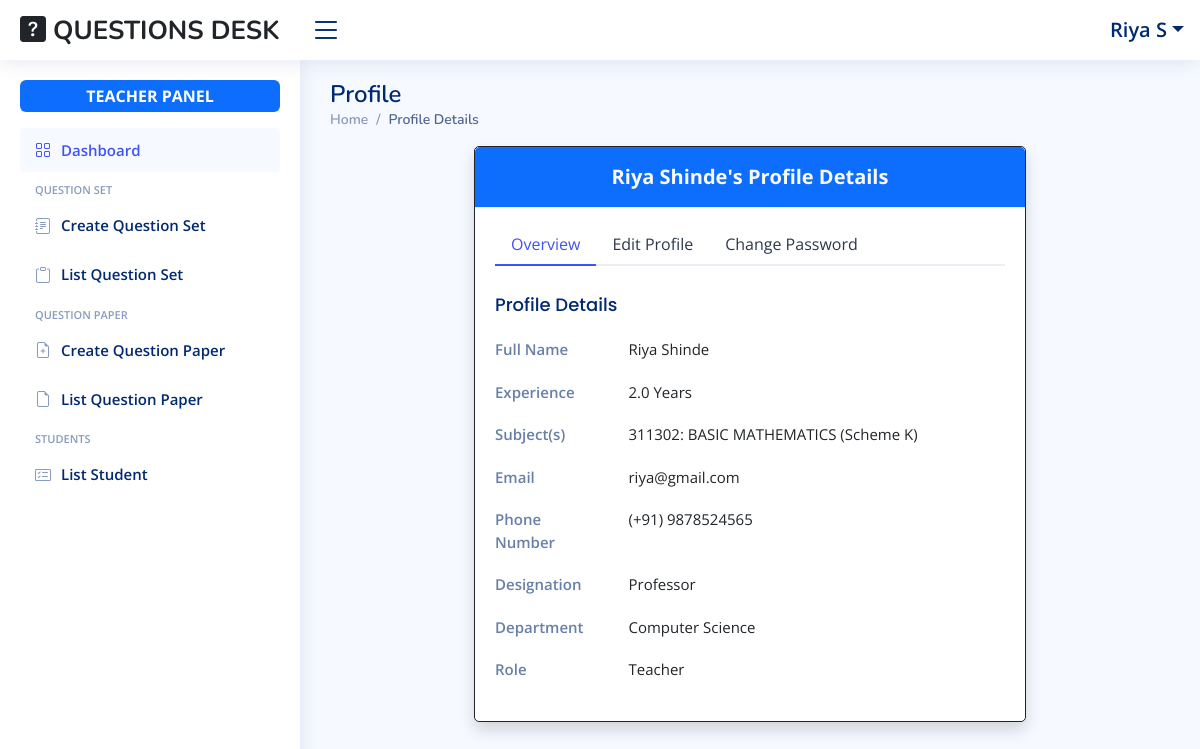
/teacher/profile/ (signed in), run on the app's committed database.
### Users/models.py (models this page shows, shortened)
class User(AbstractBaseUser):
    id = models.BigAutoField(primary_key=True)
    first_name = models.CharField(max_length=100, null=False, blank=False)
    last_name = models.CharField(max_length=100, null=False, blank=False)
    institute = models.CharField(max_length=255, null=False, blank=False, default="S.S.V.P's B.S.Deore Polytechnic, Dhule")
    email = models.EmailField(unique=True, null=False, blank=False)
    username = models.CharField(unique=True, max_length=100, null=False, blank=False)
    password = models.CharField(max_length=100, null=False, blank=False)
    role = models.CharField(max_length=10, null=False, blank=False)
    joined_date = models.DateField(auto_now_add=True)
    USERNAME_FIELD = 'username'
    REQUIRED_FIELDS = ['first_name', 'last_name', 'email']
    objects = UserManager()
    def __str__(self):
        return f'{self.first_name} {self.last_name}'
    class Meta:
        db_table = 'Users'

class Profile(models.Model):
    id = models.BigAutoField(primary_key=True)
    user = models.OneToOneField(User, related_name='profile', on_delete=models.CASCADE)
    phone_number = models.CharField(max_length=10, null=False, blank=False ,validators=[RegexValidator(regex=r'^\d{10}$')])
    designation = models.CharField(max_length=100, null=False, blank=False)
    department = models.CharField(max_length=100, null=False, blank=False)
    experience = models.DecimalField(max_digits=3, decimal_places=1, null=True, blank=True)
    subjects = models.ManyToManyField(Subject, related_name='profiles', blank=True)
    class Meta:
        db_table = 'Profiles'

class Subject(models.Model):
    id = models.BigAutoField(primary_key=True)
    code = models.CharField(max_length=100, unique=True, null=False, blank=False)
    name = models.CharField(max_length=255, null=False, blank=False)
    semester = models.CharField(max_length=100, null=False, blank=False)
    department =models.CharField(max_length=100, null=False, blank=False)
    scheme = models.CharField(max_length=10, null=False, blank=False)
    def __str__(self):
        return f'{self.code}: {self.name}  (Scheme {self.scheme})'
    class Meta:
        db_table = 'Subjects'

### Users/views.py (the view)
# urls.py: path('teacher/profile/', teacher_profile_view, name='teacher-profile-view'),
def teacher_profile_view(request):
    return render(request, 'members/teacher/profile.html')

### Users/templates/members/teacher/profile.html (shortened to what this page needs)
{% extends "members/teacher/base_site.html" %}
{% block main %}
    <main id="main" class="main">
        <div class="pagetitle">
            <h1>Profile</h1>
            <nav>
                <ol class="breadcrumb">
                    <li class="breadcrumb-item"><a href="{% url "teacher-index-view" %}">Home</a></li>
                    <li class="breadcrumb-item active">Profile Details</li>
                </ol>
            </nav>
        </div>
        <section class="section profile">
            <div class="row justify-content-center">
                <div class="col-xl-8">
                    <div class="card border border-dark shadow">
                        <div class="card-header text-center bg-primary text-light fw-bold fs-5">
                            {{request.user}}'s Profile Details
                        </div>
                        <div class="card-body pt-3">
                            <ul class="nav nav-tabs nav-tabs-bordered">
                                <li class="nav-item">
                                    <button class="nav-link active" data-bs-toggle="tab" data-bs-target="#profile-overview">Overview</button>
                                </li>
                                <li class="nav-item">
                                    <button class="nav-link" data-bs-toggle="tab" data-bs-target="#profile-edit">Edit Profile</button>
                                </li>
                                <li class="nav-item">
                                    <button class="nav-link" data-bs-toggle="tab" data-bs-target="#profile-change-password">Change Password</button>
                                </li>
                            </ul>
                            <div class="tab-content pt-2">
                                <div class="tab-pane fade show active profile-overview" id="profile-overview">
                                    <h5 class="card-title">Profile Details</h5>
                                    <div class="row">
                                        <div class="col-lg-3 col-md-4 label ">Full Name</div>
                                        <div class="col-lg-9 col-md-8">{{request.user.first_name}} {{request.user.last_name}}</div>
                                    </div>
                                    <div class="row">
										<div class="col-lg-3 col-md-4 label">Experience</div>
										<div class="col-lg-9 col-md-8">{{request.user.profile.experience}} Years</div>
									</div>
									<div class="row">
										<div class="col-lg-3 col-md-4 label">Subject(s)</div>
										<div class="col-lg-9 col-md-8">
											{% for subject in user.profile.subjects.all %}
												{{subject}} <br>
											{% endfor %}
										</div>
									</div>
                                    <div class="row">
                                        <div class="col-lg-3 col-md-4 label">Email</div>
                                        <div class="col-lg-9 col-md-8">{{request.user.email}}</div>
                                    </div>
                                    <div class="row">
                                        <div class="col-lg-3 col-md-4 label">Phone Number</div>
                                        <div class="col-lg-9 col-md-8">(+91) {{request.user.profile.phone_number}}</div>
                                    </div>
                                    <div class="row">
                                        <div class="col-lg-3 col-md-4 label">Designation</div>
                                        <div class="col-lg-9 col-md-8">{{request.user.profile.designation}}</div>
                                    </div>
                                    <div class="row">
                                        <div class="col-lg-3 col-md-4 label">Department</div>
                                        <div class="col-lg-9 col-md-8">{{request.user.profile.department}}</div>
                                    </div>
                                    <div class="row">
                                        <div class="col-lg-3 col-md-4 label">Role</div>
                                        <div class="col-lg-9 col-md-8">{{request.user.role}}</div>
                                    </div>
                                </div>
                            </div>
                        </div>
                    </div>
                </div>
            </div>
        </section>
    </main>
{% endblock main %}

### Users/templates/members/teacher/base_site.html (shortened to what this page needs)
{% extends "base.html" %}
{% load static %}
{% block content %}
    <header id="header" class="header fixed-top d-flex align-items-center">
        <div class="d-flex align-items-center justify-content-between">
            <a href="" class="logo">
                <span class="d-none d-lg-block text-dark">
                    <i class="bi bi-question-square-fill"></i>
                    QUESTIONS DESK
                </span>
            </a>
            <i class="bi bi-list toggle-sidebar-btn"></i>
        </div>
        <nav class="header-nav ms-auto">
            <ul class="d-flex align-items-center">
                <li class="nav-item dropdown pe-3">
                    <a class="nav-link nav-profile d-flex align-items-center pe-0" href="#" data-bs-toggle="dropdown">
                        <span class="d-none d-md-block dropdown-toggle ps-2 fs-5">{{request.user.first_name}} {{request.user.last_name.0}}</span>
                    </a>
                </li>
            </ul>
        </nav>
    </header>
    <aside id="sidebar" class="sidebar">
        <ul class="sidebar-nav" id="sidebar-nav">
            <li class="nav-item text-center mb-3">
                <span class="badge bg-primary w-100 fs-6 p-2">TEACHER PANEL</span>
            </li>
            <li class="nav-item">
                <a class="nav-link " href="{% url "teacher-index-view" %}">
                    <i class="bi bi-grid"></i>
                    <span>Dashboard</span>
                </a>
            </li>
            <li class="nav-heading">QUESTION SET</li>
            <li class="nav-item">
                <a class="nav-link collapsed" href="{% url "create-question-set-view" %}">
                    <i class="bi bi-journal-text"></i>
                    <span>Create Question Set</span>
                </a>
            </li>
            <li class="nav-item">
                <a class="nav-link collapsed" href="{% url "list-question-sets-view" %}">
                    <i class="bi bi-clipboard"></i>
                    <span>List Question Set</span>
                </a>
            </li>
            <li class="nav-heading">QUESTION PAPER</li>
            <li class="nav-item">
                <a class="nav-link collapsed" href="{% url "create-question-paper-view" %}">
                    <i class="bi bi-file-earmark-plus"></i>
                    <span>Create Question Paper</span>
                </a>
            </li>
            <li class="nav-item">
                <a class="nav-link collapsed" href="">
                    <i class="bi bi-file-earmark"></i>
                    <span>List Question Paper</span>
                </a>
            </li>
            <li class="nav-heading">STUDENTS</li>
            <li class="nav-item">
                <a class="nav-link collapsed" href="{% url "teacher-list-students-view" %}">
                    <i class="bi bi-card-checklist"></i>
                    <span>List Student</span>
                </a>
            </li>
        </ul>
    </aside>
    {% block main %}{% endblock main %}
{% endblock content %}

### Users/static/assets/css/style.css (style rules this page uses)
:root { scroll-behavior: smooth; }
body { font-family: "Open Sans", sans-serif; background: #f6f9ff; color: #444444; }
a { color: #4154f1; text-decoration: none; }
h1, h2, h3, h4, h5, h6 { font-family: "Nunito", sans-serif; }
#main { margin-top: 60px; padding: 20px 30px; transition: all 0.3s; }
.pagetitle { margin-bottom: 10px; }
.pagetitle h1 { font-size: 24px; margin-bottom: 0; font-weight: 600; color: #012970; }
.card { margin-bottom: 30px; border: none; border-radius: 5px; box-shadow: 0px 0 30px rgba(1, 41, 112, 0.1); }
.card-header, .card-footer { border-color: #ebeef4; background-color: #fff; color: #798eb3; padding: 15px; }
.card-title { padding: 20px 0 15px 0; font-size: 18px; font-weight: 500; color: #012970; font-family: "Poppins", sans-serif; }
.card-body { padding: 0 20px 20px 20px; }
.breadcrumb { font-size: 14px; font-family: "Nunito", sans-serif; color: #899bbd; font-weight: 600; }
.breadcrumb a { color: #899bbd; transition: 0.3s; }
.breadcrumb .breadcrumb-item::before { color: #899bbd; }
.breadcrumb .active { color: #51678f; font-weight: 600; }
.nav-tabs-bordered { border-bottom: 2px solid #ebeef4; }
.nav-tabs-bordered .nav-link { margin-bottom: -2px; border: none; color: #2c384e; }
.nav-tabs-bordered .nav-link.active { background-color: #fff; color: #4154f1; border-bottom: 2px solid #4154f1; }
.logo { line-height: 1; }
@media (min-width: 1200px) { .logo { width: 280px; } }
.logo span { font-size: 26px; font-weight: 700; color: #012970; font-family: "Nunito", sans-serif; }
.header { transition: all 0.5s; z-index: 997; height: 60px; box-shadow: 0px 2px 20px rgba(1, 41, 112, 0.1); background-color: #fff; padding-left: 20px; }
.header .toggle-sidebar-btn { font-size: 32px; padding-left: 10px; cursor: pointer; color: #012970; }
.header-nav ul { list-style: none; }
.header-nav>ul { margin: 0; padding: 0; }
.header-nav .nav-profile { color: #012970; }
.header-nav .nav-profile span { font-size: 14px; font-weight: 600; }
.sidebar { position: fixed; top: 60px; left: 0; bottom: 0; width: 300px; z-index: 996; transition: all 0.3s; padding: 20px; overflow-y: auto; scrollbar-width: thin; scrollbar-color: #aab7cf transparent; box-shadow: 0px 0px 20px rgba(1, 41, 112, 0.1); background-color: #fff; }
@media (min-width: 1200px) { #main, #footer { margin-left: 300px; } }
.sidebar-nav { padding: 0; margin: 0; list-style: none; }
.sidebar-nav li { padding: 0; margin: 0; list-style: none; }
.sidebar-nav .nav-item { margin-bottom: 5px; }
.sidebar-nav .nav-heading { font-size: 11px; text-transform: uppercase; color: #899bbd; font-weight: 600; margin: 10px 0 5px 15px; }
.sidebar-nav .nav-link { display: flex; align-items: center; font-size: 15px; font-weight: 600; color: #4154f1; transition: 0.3; background: #f6f9ff; padding: 10px 15px; border-radius: 4px; }
.sidebar-nav .nav-link i { font-size: 16px; margin-right: 10px; color: #4154f1; }
.sidebar-nav .nav-link.collapsed { color: #012970; background: #fff; }
.sidebar-nav .nav-link.collapsed i { color: #899bbd; }
.profile .profile-overview .row { margin-bottom: 20px; font-size: 15px; }
.profile .profile-overview .card-title { color: #012970; }
.profile .profile-overview .label { font-weight: 600; color: rgba(1, 41, 112, 0.6); }

### data on the page
User: user.first_name "Riya", user.last_name.0 "S", user "Riya Shinde", user.last_name "Shinde", user.profile.experience "2.0", user.email "riya@gmail.com", user.profile.phone_number "9878524565", user.profile.designation "Professor", user.profile.department "Computer Science", user.role "Teacher"
Subject: code+name+scheme "311302: BASIC MATHEMATICS (Scheme K)"
